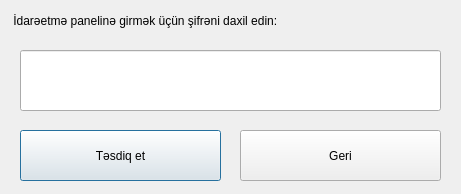
<?xml version="1.0" encoding="UTF-8"?>
<ui version="4.0">
 <class>password</class>
 <widget class="QDialog" name="password">
  <property name="geometry">
   <rect>
    <x>0</x>
    <y>0</y>
    <width>461</width>
    <height>194</height>
   </rect>
  </property>
  <property name="windowTitle">
   <string>Giriş</string>
  </property>
  <widget class="QLabel" name="label">
   <property name="geometry">
    <rect>
     <x>0</x>
     <y>0</y>
     <width>461</width>
     <height>41</height>
    </rect>
   </property>
   <property name="styleSheet">
    <string notr="true">font: 75 oblique 13pt &quot;DejaVu Sans&quot;;</string>
   </property>
   <property name="text">
    <string>    İdarəetmə panelinə girmək üçün şifrəni daxil edin:</string>
   </property>
  </widget>
  <widget class="QLineEdit" name="lineEdit">
   <property name="geometry">
    <rect>
     <x>20</x>
     <y>50</y>
     <width>421</width>
     <height>61</height>
    </rect>
   </property>
   <property name="styleSheet">
    <string notr="true">font: 75 24pt &quot;DejaVu Sans&quot;;</string>
   </property>
   <property name="text">
    <string/>
   </property>
  </widget>
  <widget class="QPushButton" name="pushButton">
   <property name="geometry">
    <rect>
     <x>20</x>
     <y>130</y>
     <width>201</width>
     <height>51</height>
    </rect>
   </property>
   <property name="styleSheet">
    <string notr="true">font: oblique 17pt &quot;Serif&quot;;</string>
   </property>
   <property name="text">
    <string>Təsdiq et</string>
   </property>
  </widget>
  <widget class="QPushButton" name="pushButton_2">
   <property name="geometry">
    <rect>
     <x>240</x>
     <y>130</y>
     <width>201</width>
     <height>51</height>
    </rect>
   </property>
   <property name="styleSheet">
    <string notr="true">font: oblique 17pt &quot;Serif&quot;;</string>
   </property>
   <property name="text">
    <string>Geri</string>
   </property>
  </widget>
 </widget>
 <resources/>
 <connections/>
</ui>
